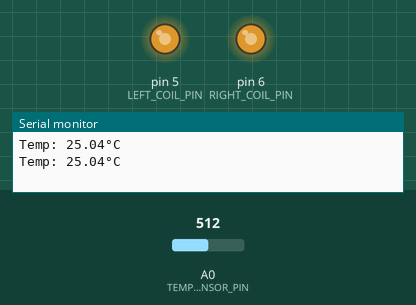
A sketch run on a simulated Arduino Uno, built with avr-gcc and run on an emulated ATmega328P. On the bench: output pins drawn as LEDs (lit = HIGH), the last lines printed to the serial monitor. The test bench sets the inputs (shaded band); at power-on: A0 (TEMP_SENSOR_PIN) = 512.

Above: at 1.8 s.
1.9 s: A0 (TEMP_SENSOR_PIN) set to 741
3.4 s: A0 (TEMP_SENSOR_PIN) set to 770
At 5.2 s:
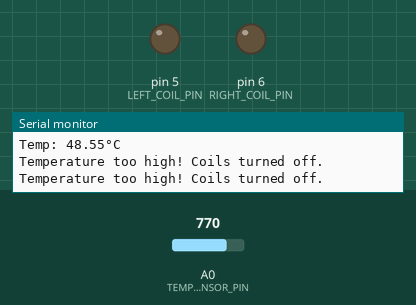
5.5 s: A0 (TEMP_SENSOR_PIN) set to 716
At 6.9 s:
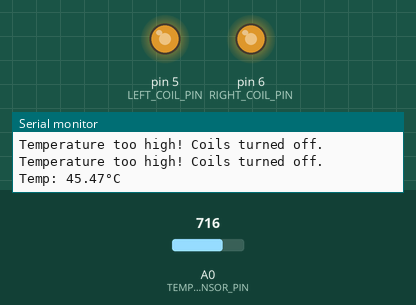
7.5 s: A0 (TEMP_SENSOR_PIN) set to 900
At 8.5 s:
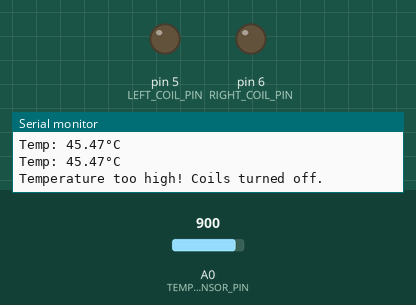
Timing chart, 0 to 10.5 s (numbered marks = the images above; inputs shaded):
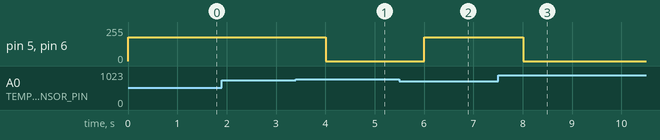

Measured:
- the behaviour switches between 752 and 753 on A0 (TEMP_SENSOR_PIN) (found by bisection; images 0 and 1)
- after the input at 3.4 s, pin 5 (LEFT_COIL_PIN), pin 6 (RIGHT_COIL_PIN): 180/255 → 0/255 after 0.61 s
- after the input at 5.5 s, pin 5 (LEFT_COIL_PIN), pin 6 (RIGHT_COIL_PIN): 0/255 → 180/255 after 0.51 s
- after the input at 7.5 s, pin 5 (LEFT_COIL_PIN), pin 6 (RIGHT_COIL_PIN): 180/255 → 0/255 after 0.51 s

The sketch:

RestPress.ino
```cpp
// (licence header left out)
#define LEFT_COIL_PIN  5   // PWM-capable pin for left magnet
#define RIGHT_COIL_PIN 6   // PWM-capable pin for right magnet
#define TEMP_SENSOR_PIN A0 // Analog pin for thermal sensor (e.g., 10k NTC thermistor)

const int MAX_TEMP_C = 50;         // Max safe temperature in Celsius
const int PWM_DUTY_CYCLE = 180;    // PWM value (0–255); tweak for comfort level
const unsigned long RUNTIME_MS = 7UL * 60UL * 60UL * 1000UL;  // 7 hours in ms

unsigned long startTime;

void setup() {
  pinMode(LEFT_COIL_PIN, OUTPUT);
  pinMode(RIGHT_COIL_PIN, OUTPUT);
  analogWrite(LEFT_COIL_PIN, 0);
  analogWrite(RIGHT_COIL_PIN, 0);
  startTime = millis();

  Serial.begin(9600);
}

void loop() {
  float tempC = readTemperatureC();

  if (tempC > MAX_TEMP_C) {
    // Safety cutoff
    analogWrite(LEFT_COIL_PIN, 0);
    analogWrite(RIGHT_COIL_PIN, 0);
    Serial.println("Temperature too high! Coils turned off.");
  } else if (millis() - startTime <= RUNTIME_MS) {
    // Normal operation
    analogWrite(LEFT_COIL_PIN, PWM_DUTY_CYCLE);
    analogWrite(RIGHT_COIL_PIN, PWM_DUTY_CYCLE);
    Serial.print("Temp: "); Serial.print(tempC); Serial.println("°C");
  } else {
    // Time's up — turn off
    analogWrite(LEFT_COIL_PIN, 0);
    analogWrite(RIGHT_COIL_PIN, 0);
    Serial.println("Timer complete. Coils turned off.");
  }

  delay(1000); // Check every second
}

float readTemperatureC() {
  int analogValue = analogRead(TEMP_SENSOR_PIN);
  float voltage = analogValue * (5.0 / 1023.0);
  float resistance = (5.0 - voltage) * 10000 / voltage; // Assuming 10k fixed resistor

  // Simple Steinhart-Hart for 10k NTC thermistor
  float tempK = 1.0 / (0.001129148 + 0.000234125 * log(resistance) + 0.0000000876741 * pow(log(resistance), 3));
  return tempK - 273.15;
}
```
